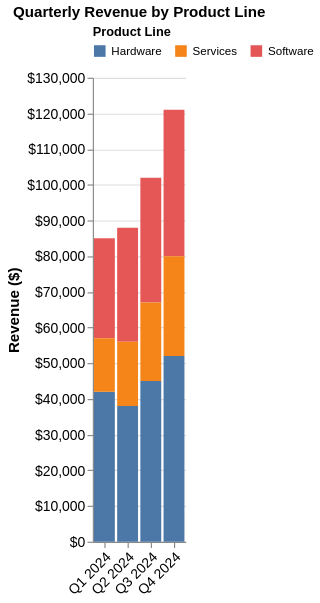

Express this chart as Vega-Lite.
### Vega-Lite specification from a JSON file in a GitHub repository (floating-point values rounded to 4 significant figures)
{"$schema": "https://vega.github.io/schema/vega-lite/v6.json", "_metadata": {"dataFormat": "Array of objects with 'category' (nominal), 'series' (nominal stack segment), and 'revenue' (quantitative) fields. Each category has one entry per series.", "customization": ["Replace 'values' array with your data", "Change field names in encoding.x.field, encoding.y.field, encoding.color.field, encoding.order.field, and tooltip fields", "Adjust encoding.y.axis.title and encoding.y.axis.format for your units", "Update encoding.color.legend.title for your series variable", "Change encoding.y.stack from 'zero' to 'normalize' for 100% stacked bars", "Modify title and description for your context"]}, "title": "Quarterly Revenue by Product Line", "description": "Stacked bar chart showing quarterly revenue composition across Hardware, Software, and Services. Total revenue grows from $85,000 in Q1 to $121,000 in Q4, with all product lines contributing to growth.", "width": "container", "height": 400, "data": {"values": [{"category": "Q1 2024", "series": "Hardware", "revenue": 42000}, {"category": "Q1 2024", "series": "Software", "revenue": 28000}, {"category": "Q1 2024", "series": "Services", "revenue": 15000}, {"category": "Q2 2024", "series": "Hardware", "revenue": 38000}, {"category": "Q2 2024", "series": "Software", "revenue": 32000}, {"category": "Q2 2024", "series": "Services", "revenue": 18000}, {"category": "Q3 2024", "series": "Hardware", "revenue": 45000}, {"category": "Q3 2024", "series": "Software", "revenue": 35000}, {"category": "Q3 2024", "series": "Services", "revenue": 22000}, {"category": "Q4 2024", "series": "Hardware", "revenue": 52000}, {"category": "Q4 2024", "series": "Software", "revenue": 41000}, {"category": "Q4 2024", "series": "Services", "revenue": 28000}]}, "mark": {"type": "bar", "tooltip": true}, "encoding": {"x": {"field": "category", "type": "nominal", "axis": {"title": null, "labelAngle": -45, "labelAlign": "right"}}, "y": {"field": "revenue", "type": "quantitative", "axis": {"title": "Revenue ($)", "format": "$,.0f"}, "scale": {"zero": true}, "stack": "zero"}, "color": {"field": "series", "type": "nominal", "scale": {"scheme": "tableau10"}, "legend": {"title": "Product Line", "orient": "top"}}, "order": {"field": "series", "type": "nominal"}, "tooltip": [{"field": "category", "type": "nominal", "title": "Quarter"}, {"field": "series", "type": "nominal", "title": "Product Line"}, {"field": "revenue", "type": "quantitative", "title": "Revenue ($)", "format": "$,.0f"}]}, "config": {"view": {"stroke": null}, "axis": {"labelFontSize": 12, "titleFontSize": 13}}}
